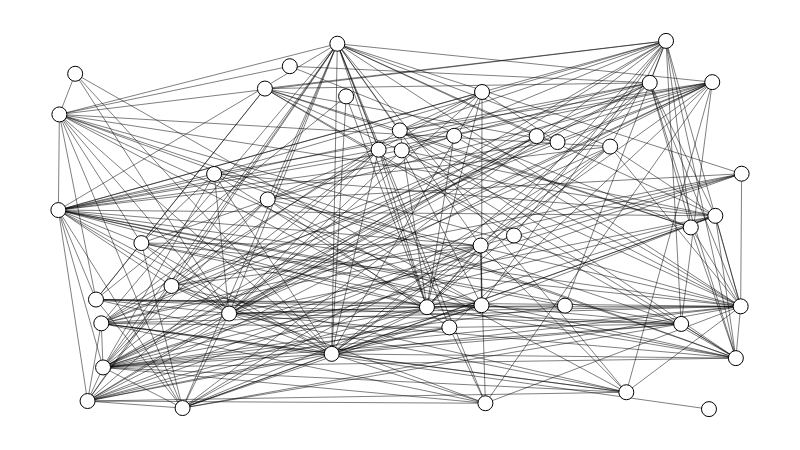

The notebook cell saved with this chart:
### Code cell
g = fm.load('marvel.gml')
g.label_nodes('name')
g.set_all_nodes(size=15, labpos='hover')
g.set_all_edges(color=(0, 0, 0, 0.5))
g.draw()

### Figure 1 — Plotly figure (JSON) as saved in the notebook; plotly's stock layout.template omitted (floating-point values rounded to 4 significant figures; data arrays with more than 128 entries replaced by an {"elided": "..."} marker saying what was removed)
{"data": [{"hoverinfo": "none", "line": {"color": "rgb(127, 127, 127)", "dash": "solid", "width": 0}, "mode": "lines", "type": "scatter", "x": [0.4882, 0.4882, null, 0, 1, null], "y": [0, 1, null, 0.4966, 0.4966, null]}, {"hoverinfo": "none", "line": {"color": "rgba(0, 0, 0, 0.5)", "dash": "solid", "width": 1}, "mode": "lines", "type": "scatter", "x": {"elided": "840 float values"}, "y": {"elided": "840 float values"}}, {"hoverinfo": "text", "marker": {"color": "rgb(255, 255, 255)", "line": {"color": "rgb(0, 0, 0)", "width": 1}, "size": 15, "symbol": "circle"}, "mode": "markers", "text": ["Red Skull", "Lady Deathstrike", "Omega Red", "Sabretooth", "Doctor Doom", "Loki", "Thanos", "Lizard", "Magneto", "Mister Sinister", "Scarlet Witch", "Bullseye", "Kingpin", "Kraven the Hunter", "Dormammu", "Mephisto", "Ego", "Klaw", "Leader", "Onslaught", "Kang", "Apocalypse", "Mystique", "Doctor Octopus", "Rhino", "Carnage", "Hydro-Man", "Blizzard", "Mandarin", "Blob", "Tiger Shark", "Exodus", "Electro", "Lady Bullseye", "Annihilus", "Chameleon", "Jigsaw", "Pyro", "Goblin Queen", "Callisto", "Arclight", "Fabian Cortez", "Bloodaxe", "Blackout"], "textfont": {"color": "rgb(0, 0, 0)"}, "textposition": "middle center", "type": "scatter", "x": [0.5394, 0.618, 0.625, 0.4083, 0, 0.4, 0.001483, 0.8655, 0.0654, 0.957, 0.2499, 0.1215, 0.9986, 0.4997, 0.9115, 0.05505, 0.02463, 0.9615, 0.2279, 0.4687, 0.6193, 0.0427, 0.06281, 0.9916, 0.8894, 0.3387, 0.5026, 0.7306, 0.6201, 0.1655, 0.7414, 0.7, 0.3023, 0.5793, 0.1818, 0.9256, 0.8076, 1, 0.5722, 0.8312, 0.3064, 0.9522, 0.4211, 0.6668], "y": [0.2769, 0.4443, 0.01594, 0.9922, 0.5405, 0.1501, 0.8002, 0.8861, 0.1132, 0.8879, 0.2595, 0.4509, 0.2792, 0.7569, 0.2314, 0.2976, 0.9106, 0.5249, 0.6386, 0.7045, 0.2822, 0.02197, 0.2329, 0.1385, 1, 0.9311, 0.7027, 0.7252, 0.8612, 0.3344, 0.281, 0.7414, 0.8705, 0.7422, 0.002884, 0.4934, 0.7129, 0.6393, 0.222, 0.04586, 0.5695, 0, 0.8493, 0.4714]}, {"hoverinfo": "none", "mode": "text", "text": [], "textfont": {"color": "rgb(255, 255, 255)"}, "textposition": "middle center", "type": "scatter", "x": [], "y": []}, {"hoverinfo": "none", "mode": "text", "text": [null, null, null, null, null, null, null, null, null, null, null, null, null, null, null, null, null, null, null, null, null, null, null, null, null, null, null, null, null, null, null, null, null, null, null, null, null, null, null, null, null, null, null, null], "textfont": {"color": "rgb(0, 0, 0)"}, "textposition": "middle center", "type": "scatter", "x": [0.5394, 0.618, 0.625, 0.4083, 0, 0.4, 0.001483, 0.8655, 0.0654, 0.957, 0.2499, 0.1215, 0.9986, 0.4997, 0.9115, 0.05505, 0.02463, 0.9615, 0.2279, 0.4687, 0.6193, 0.0427, 0.06281, 0.9916, 0.8894, 0.3387, 0.5026, 0.7306, 0.6201, 0.1655, 0.7414, 0.7, 0.3023, 0.5793, 0.1818, 0.9256, 0.8076, 1, 0.5722, 0.8312, 0.3064, 0.9522, 0.4211, 0.6668], "y": [0.2769, 0.4443, 0.01594, 0.9922, 0.5405, 0.1501, 0.8002, 0.8861, 0.1132, 0.8879, 0.2595, 0.4509, 0.2792, 0.7569, 0.2314, 0.2976, 0.9106, 0.5249, 0.6386, 0.7045, 0.2822, 0.02197, 0.2329, 0.1385, 1, 0.9311, 0.7027, 0.7252, 0.8612, 0.3344, 0.281, 0.7414, 0.8705, 0.7422, 0.002884, 0.4934, 0.7129, 0.6393, 0.222, 0.04586, 0.5695, 0, 0.8493, 0.4714]}, {"hoverinfo": "none", "mode": "text", "text": {"elided": "280 null values"}, "textfont": {"color": "rgb(0, 0, 0)"}, "textposition": "middle center", "type": "scatter", "x": {"elided": "280 float values"}, "y": {"elided": "280 float values"}}, {"hoverinfo": "none", "marker": {"color": "rgba(255, 255, 255, 0)", "line": {"color": "rgba(255, 255, 255, 0)", "width": 0}, "size": 0, "symbol": "circle"}, "mode": "markers", "type": "scatter", "x": [0.5, 0, 1, 0.5], "y": [0, 0.5, 0.5, 1]}], "layout": {"height": 450, "hovermode": "closest", "margin": {"b": 10, "l": 10, "r": 10, "t": 10}, "plot_bgcolor": "rgb(255, 255, 255)", "showlegend": false, "width": 800, "xaxis": {"showgrid": false, "showticklabels": false, "zeroline": false}, "yaxis": {"showgrid": false, "showticklabels": false, "zeroline": false}}}
